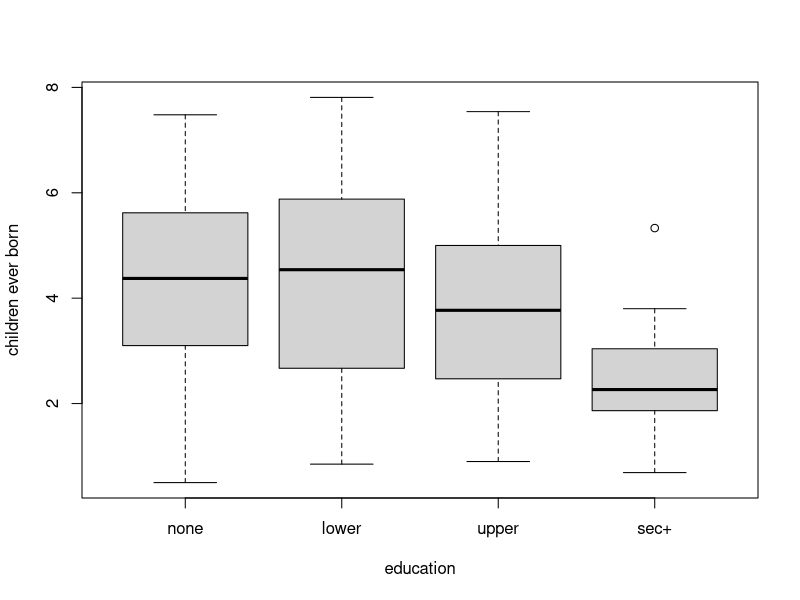
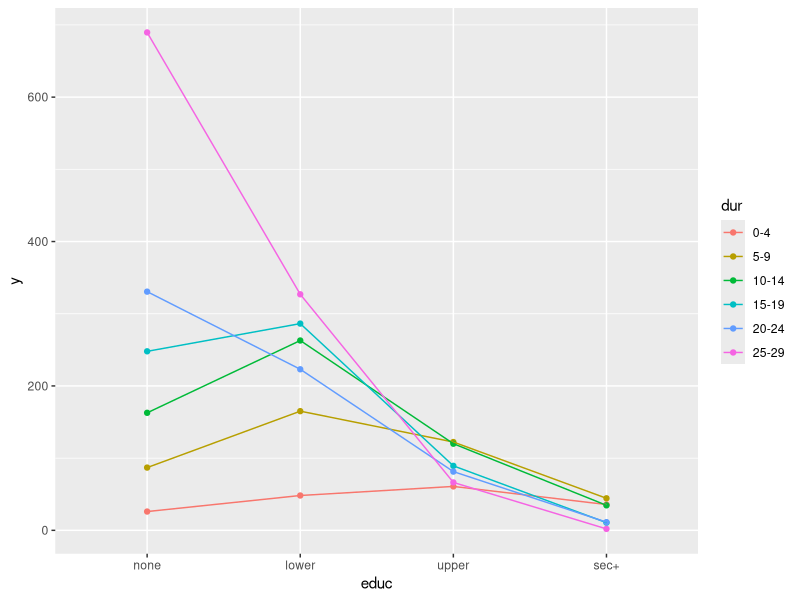

Write the R code that produced these figures, in order.
library(car) # for qqPlot()
library(MASS) # for negative binomial model fitting
library(pscl) # for zero-inflated model fitting
library(lmtest) # for Likelihood ratio tests of glm models
library(AER) # for overdispersion test
library(dplyr)
library(multcomp)
library(ggplot2)

# please check the file address 
setwd("~/Desktop/yi/professional_study/courses/lienar regression and expriment design/projects")

# read the data
data <- read.table('ceb.dat')
# set up the ordinal variables
data$educ <- factor(data$educ,levels = c('none','lower','upper','sec+'))
data$dur <- factor(data$dur,levels = c('0-4','5-9','10-14','15-19','20-24','25-29'))
data$res <- factor(data$res,levels = c('Suva','urban','rural'))
# exploret the data
head(data)
summary(data)


# one-way ANOVA
lm1 <- lm(mean ~ educ+res, data = data)
Anova(lm1)
lm1
plot(data$educ,data$mean, xlab="education", ylab="children ever born")
data %>% group_by(educ) %>% summarise(sd(mean))


# two way ANOVA
lm2 <- lm(mean ~ educ+dur, data = data)
summary(lm2)
Anova(lm2, type = 3)

# interaction plot
data %>%
  ggplot() +
  aes(x = educ, color = dur, group = dur, y = y) +
  stat_summary(fun.y = mean, geom = "point") +
  stat_summary(fun.y = mean, geom = "line")

# adding interaction
lm2 <- lm(mean ~ educ*dur, data = data)
summary(lm2)
Anova(lm2, type = 3)


## linear constrast
# situation one
lm3 <- lm(data = data,mean ~ res)
c1 <- matrix(c(1,-0.5,-0.5), 1)
t1 <- glht(lm3, linfct = c1)
summary(t1)
# situation two 
lm4 <- lm(data = data,mean ~ educ)
c2 <- matrix(c(0,1,1,0), 1)
t2 <- glht(lm4, linfct = c2)
summary(t2)


## loglinearmodels
data$logn = log(data$n)
data$newy = log(data$y) - data$logn
lm0 <- lm(newy~1, data)
lm1 <- lm(newy~dur,data)
lm2 <- lm(newy~res,data)
lm3 <- lm(newy~educ,data)
lm4 <- lm(newy~dur+res,data)
lm5 <- lm(newy~dur+educ,data)
lm6 <- lm(newy~res+educ,data)
lm7 <- lm(newy~res+educ+dur,data)
c(AIC(lm0),AIC(lm1),AIC(lm2),AIC(lm3),AIC(lm4),AIC(lm5),AIC(lm6),AIC(lm7))
c(BIC(lm0),BIC(lm1),BIC(lm2),BIC(lm3),BIC(lm4),BIC(lm5),BIC(lm6),BIC(lm7))
summary(lm7)
